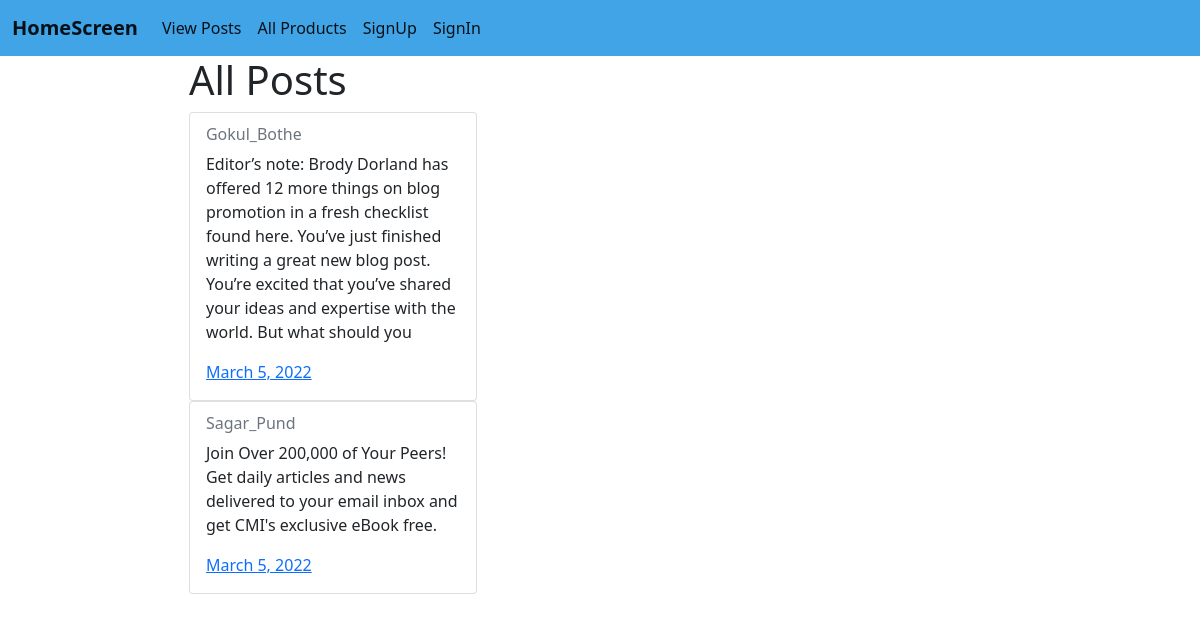
The page /post-list/ on the database its author committed.
### User/models.py (models this page shows, shortened)
class Post(models.Model):
    user=models.ForeignKey(User,on_delete=models.CASCADE)
    text = models.CharField(max_length=255,)
    created_at=models.DateField(auto_now_add=True)
    updated_at=models.DateField(auto_now_add=True)

### User/views.py (the view)
# urls.py: path('post-list/',PostListView, name='post-list'),
def PostListView(request):
    post_menu_list = Post.objects.all()
    return render(request, 'User/PostView.html', {'post_menu_list': post_menu_list})

### User/templates/User/PostView.html (shortened to what this page needs)
{% extends 'User/base.html' %}
{% block content %}
 <div style="margin-left: 5cm;">
<h1 class="ml"> All Posts </h1>
{% for item in post_menu_list %}
<div class="card" style="width: 18rem;">
    <div class="card-body">
      <h6 class="card-subtitle mb-2 text-muted">{{item.user.first_name}}_{{item.user.last_name}} </h6>
      <p class="card-text">{{item.text}}</p>
      <a href="#" class="card-link">{{item.created_at}}</a>
    </div>
  </div>
  {% endfor %}
</div>
{% endblock %}

### rows shown on the page
Post: user.first_name "Gokul", user.last_name "Bothe", text "Editor’s note: Brody Dorland has offered 12 more things on blog promotion in a fresh checklist found here. You’ve just finished writing a great new blog post. You’re excited that you’ve shared your ideas and expertise with the world. But what should you", created_at "March 5, 2022"
Post: user.first_name "Sagar", user.last_name "Pund", text "Join Over 200,000 of Your Peers! Get daily articles and news delivered to your email inbox and get CMI's exclusive eBook free.", created_at "March 5, 2022"
